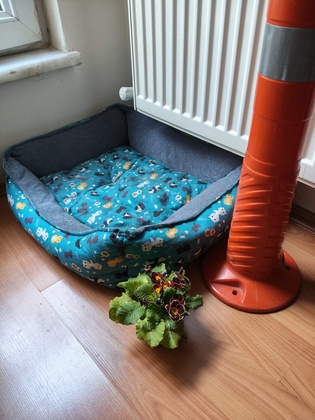
%> input picture hw2/rgb.jpg, 315 x 420 px, shrunk from 1536 x 2048 before the run
$ octave part2.m   (GNU Octave 9; MATLAB toolbox functions it lacks are replaced by stand-ins)
%> lines starting %> are read from the running program, lines starting %| are printed output that depends on the picture
% Part 2: Filtering Luminance
% Setup: Görüntüyü yükle ve R, G, B matrislerini çıkar
img = imread('rgb.jpg');
%> img is the input picture: size 420x315x3 uint8; mean R, G, B 130.5, 122.7, 119.7
img_double = double(img) / 255; % İşlemler için double'a çevir

R = img_double(:,:,1);
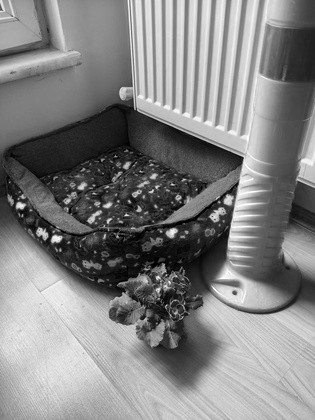
%> R: size 420x315 double; min 0, max 1, mean 0.512
G = img_double(:,:,2);
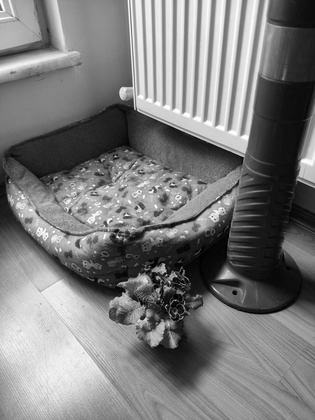
%> G: size 420x315 double; min 0, max 1, mean 0.481
B = img_double(:,:,3);
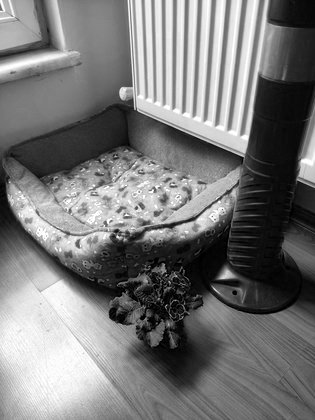
%> B: size 420x315 double; min 0, max 1, mean 0.469

% Y (Luminance) matrisini standart formül ile hesapla
Y = 0.299 * R + 0.587 * G + 0.114 * B;
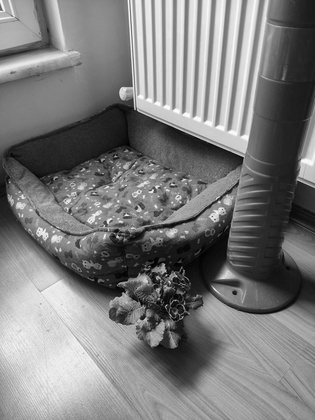
%> Y: size 420x315 double; min 0.0023, max 0.992, mean 0.489

[rows, cols] = size(Y);
%> rows = 420; cols = 315

% Task: 5x5 Averaging (Mean) filtre matrisini tanımla
kernel = ones(5,5) / 25;
output_custom_Y = zeros(rows, cols);

% Custom 2D konvolüsyon için Zero Padding (Kenar Doldurma)
pad = 2;
Y_padded = zeros(rows + 2*pad, cols + 2*pad);
Y_padded(pad+1:end-pad, pad+1:end-pad) = Y;
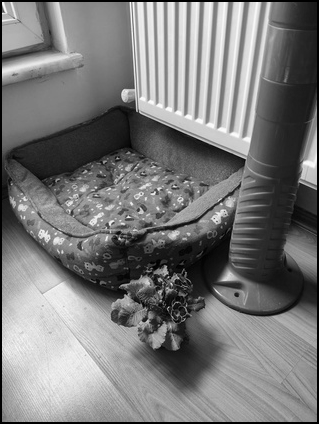
%> Y_padded: size 424x319 double; min 0, max 0.992, mean 0.478

% Custom konvolüsyon döngüsü (Y matrisine uygulanıyor)
for i = 1:rows
    for j = 1:cols
        % Padded görüntüden 5x5'lik komşuluğu al
        neighborhood = Y_padded(i : i+4, j : j+4);

        % Çarp ve topla
        output_custom_Y(i,j) = sum(neighborhood(:) .* kernel(:));
    end
end
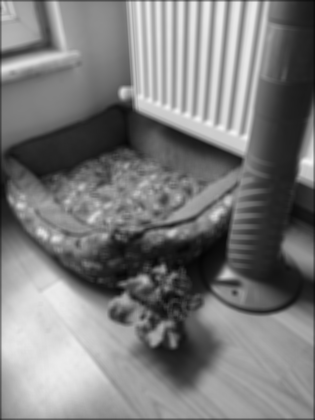
%> output_custom_Y: size 420x315 double; min 0.0195, max 0.959, mean 0.486

% Karşılaştırma için built-in MATLAB fonksiyonunu kullan (Y matrisine)
output_builtin_Y = conv2(Y, kernel, 'same');

% Result: Orijinal Y, Custom Filtreli Y ve Built-in Filtreli Y matrislerini yan yana göster
figure;
subplot(1,3,1); imshow(Y); title('Original Y (Luminance)');
subplot(1,3,2); imshow(output_custom_Y); title('Custom Filtered Y');
subplot(1,3,3); imshow(output_builtin_Y); title('Built-in Filtered Y');

$ run again, with hw2/kivi.jpeg copied over hw2/rgb.jpg
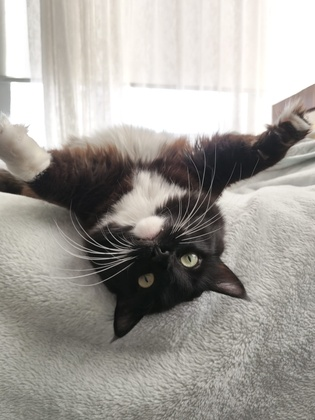
%> input picture hw2/kivi.jpeg, 315 x 420 px, shrunk from 1536 x 2048 before the run
%> img is the input picture: size 420x315x3 uint8; mean R, G, B 163.2, 159.5, 154.2
%> `Y_padded(pad+1:end-pad, pad+1:end-pad) = Y;`:
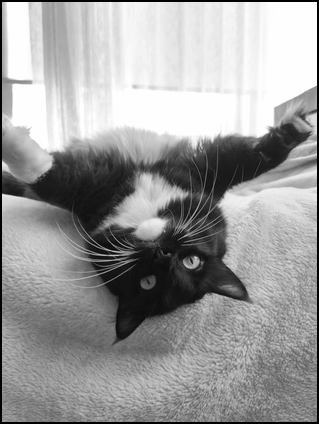
%> Y_padded: size 424x319 double; min 0, max 1, mean 0.614
%> after the loop `for i = 1:rows`:
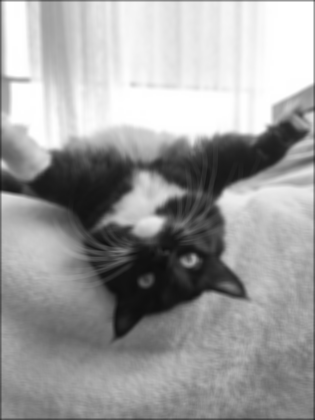
%> output_custom_Y: size 420x315 double; min 0.0562, max 1, mean 0.623
